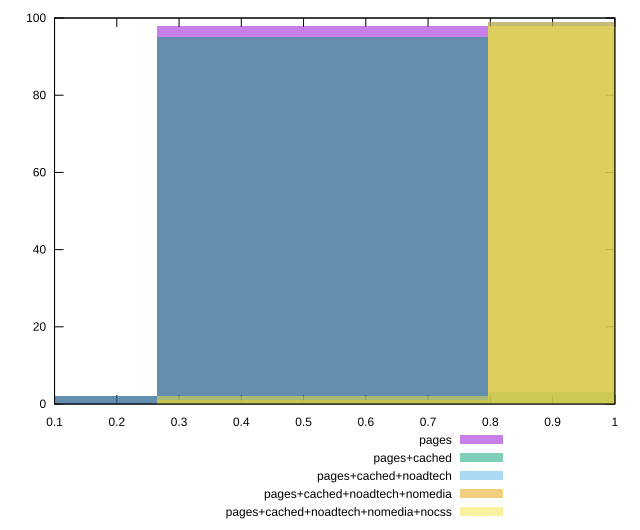

The script that saved this image:
reset

$pages <<EOF
0 2
0.5304110441932518 98
EOF

$pagesCached <<EOF
0 2
0.5304110441932518 95
1.0608220883865036 3
EOF

$pagesCachedNoadtech <<EOF
0.5304110441932518 1
1.0608220883865036 99
EOF

$pagesCachedNoadtechNomedia <<EOF
0.5304110441932518 1
1.0608220883865036 99
EOF

$pagesCachedNoadtechNomediaNocss <<EOF
0.5304110441932518 2
1.0608220883865036 98
EOF

set key outside below
set boxwidth 0.5304110441932518
set xrange [0.1:1]
set yrange [0:100]
set trange [0:100]
set style fill transparent solid 0.5 noborder
set terminal svg size 640, 530 enhanced background rgb 'white'
set output "report_00019_2021-02-10T18-14-37.922Z//speed-index/comparison/histogram/all_score.svg"

plot $pages title "pages" with boxes, \
     $pagesCached title "pages+cached" with boxes, \
     $pagesCachedNoadtech title "pages+cached+noadtech" with boxes, \
     $pagesCachedNoadtechNomedia title "pages+cached+noadtech+nomedia" with boxes, \
     $pagesCachedNoadtechNomediaNocss title "pages+cached+noadtech+nomedia+nocss" with boxes

reset
